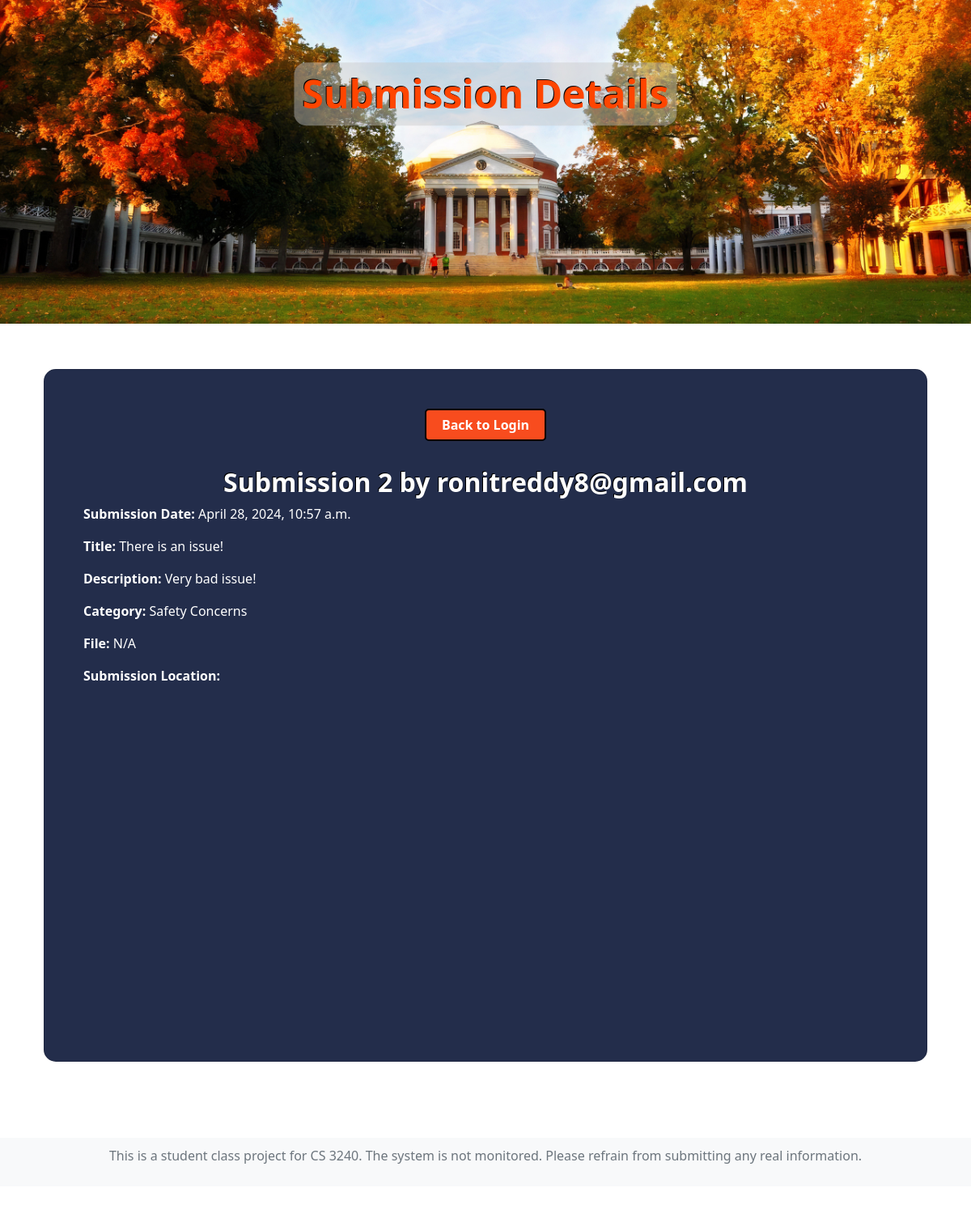
Screenshot of /nbhood_watch/alert-info/2 with the database file from the repository.
### nbhood_watch/models.py (models this page shows, shortened)
class Submission(models.Model):
    submission_user = models.ForeignKey(verbose_name='Submission User', to='User',
                                        on_delete=models.CASCADE, null=True, blank=True)
    submission_date = models.DateTimeField("Report Date:", auto_now_add=True)
    submission_title = models.TextField(max_length=300, null=True, blank=True, help_text="*required")
    submission_description = models.TextField(max_length=1000, null=True, blank=True, help_text="*required")
    latitude = models.FloatField(null=True, blank=True)
    longitude = models.FloatField(null=True, blank=True)
    submission_file = models.FileField(upload_to=submission_file_path, null=True, blank=True)
    STATUS_CHOICES = [
        ('New', 'New'),
        ('In Progress', 'In Progress'),
        ('Reviewed', 'Reviewed'),
    ]
    submission_status = models.CharField(max_length=20, choices=STATUS_CHOICES, default='New')
    submission_response = models.TextField(null=True, blank=True)
    CATEGORY_CHOICES = [
        ('Safety Concerns', 'Safety Concerns'),
        ('Environmental Issues', 'Environmental Issues'),
        ('Public Disturbances', 'Public Disturbances'),
        ('Illegal Activities', 'Illegal Activities'),
        ('Maintenance Issues', 'Maintenance Issues'),
        ('Lost/Found Items', 'Lost/Found Items'),
        ('Other', 'Other'),
    ]
    submission_category = models.CharField(max_length=20, choices=CATEGORY_CHOICES, default='Safety Concerns')
    VISIBILITY_CHOICES = [
        ('Public', 'Public'),
        ('Only to Admin', 'Only to Admin'),
    ]
    submission_visibility = models.CharField(max_length=20, choices=VISIBILITY_CHOICES, default='Public')
    VERIFICATION_CHOICES = [
        ('Verified', 'Verified'),
        ('Unverified', 'Unverified'),
        ('False Information', 'False Information'),
    ]
    submission_verification = models.CharField(max_length=20, choices=VERIFICATION_CHOICES, default='Unverified')
    submission_admin_notes = models.TextField(null=True, blank=True, default='N/A')

class User(models.Model):
    first_name = models.CharField(max_length=100, null=True, blank=True, default='Anon')
    last_name = models.CharField(max_length=100, null=True, blank=True, default='Anon')
    email = models.EmailField(null=False, blank=False, default="<ANON@gmail.com>")
    last_login = models.DateTimeField(null=True, blank=True)

### nbhood_watch/views/report_views.py (the view)
# urls.py: path('alert-info/<int:submission_id>', alert_info, name='alert_info'),
def alert_info(request, submission_id):
    submission = get_object_or_404(Submission, pk=submission_id)
    is_admin = login_views.isSiteAdmin(request.user)
    return render(request, 'nbhood_watch/alert_info.html',
                  {'submission': submission, 'is_admin': not is_admin,
                   'google_maps_api_key': settings.GOOGLE_MAPS_API_KEY})

### nbhood_watch/views/login_views.py (called while the page is built)
def isSiteAdmin(user):
    django_admin = user.is_superuser and user.is_staff
    if user.has_perm('nbhood_watch.view_submission') and not django_admin:
        return True

### nbhood_watch/templates/nbhood_watch/alert_info.html (shortened to what this page needs)
{% extends 'nbhood_watch/base.html' %}
{% load static %}
{% block image %}
<div class="main-image">
    <img src="{% static 'nbhood_watch/images/lawnfall_enhanced.jpg' %}" alt="Main Image">
    <div class="overlay" style="position: absolute; top: 30%; left: 50%; transform: translate(-50%, -50%); text-align: center; text-shadow: 1px 1px 0 #fff;">
        <h3 class="text-center header-title" style="font-size: 48px; color: orangered; background-color: rgba(200, 200, 200, 0.45); padding: 10px; border-radius: 15px;">Submission Details</h3>
    </div>
</div>
{% endblock image %}
{% block content %}
<div class="d-flex justify-content-center gap-2">
      <a href="{% url 'nbhood_watch:login' %}" class="btn small-orange-btn">Back to Login</a>
</div>
<div class="overlay" style="color: white">
    <br>
    <h4 class="text-center header-title" style="color: white;">    <h4 class="text-center header-title" style="color: white;">Submission {{ submission.id }} by {{ submission.submission_user.email|default:"N/A" }}</h4></h4>
    <p><strong>Submission Date:</strong> {{ submission.submission_date }}</p>
    <p><strong>Title:</strong> {{ submission.submission_title }}</p>
    <p><strong>Description:</strong> {{ submission.submission_description }}</p>
    <p><strong>Category:</strong> {{ submission.submission_category}}</p>
    {% if submission.files.all %}
        <p><strong>File:</strong></p>
        <ul>
            {% for file in submission.files.all %}
                <li><a href="{{ file.file.url }}" title="{{ file.file.name }}">{{ file.file.name }}</a></li>
            {% endfor %}
        </ul>
    {% else %}
        <p><strong>File:</strong> N/A</p>
    {% endif %}
    {% if submission.latitude and submission.longitude %}
        <p><strong>Submission Location:</strong></p>
        <div id="map" style="width: 100%; height: 400px;"></div>
    {% else %}
        <p><strong>Submission Location:</strong> N/A</p>
    {% endif %}
</div>
{% endblock content %}

### nbhood_watch/static/nbhood_watch/index.css (style rules this page uses)
body { display: flex; flex-direction: column; min-height: 100vh; }
.header-title { color: #232D4B; font-size: 32px; font-weight: bold; text-shadow: -1px -1px 0 #000; }
.main-image { position: relative; width: 100%; height: 50vh; overflow: hidden; }
.main-image img { width: 100%; height: 100%; object-fit: cover; object-position: center 65%; }
.small-orange-btn { width: 150px; height: 40px; border-radius: 5px; font-size: 16px; display: flex; justify-content: center; align-items: center; border: 2px solid black; background-color: #F84C1E; font-family: 'Segoe UI', sans-serif; font-weight: bold; color: white; }

### rows the page displays
Submission: id "2", submission_user.email "ronitreddy8@gmail.com", submission_date "April 28, 2024, 10:57 a.m.", submission_title "There is an issue!", submission_description "Very bad issue!", submission_category "Safety Concerns"
